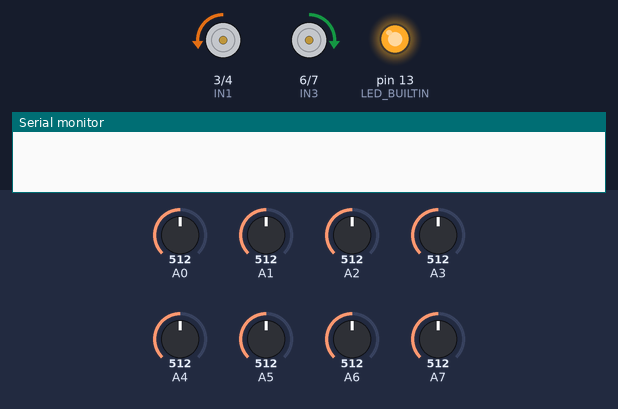
The sketch below on a simulated Arduino Nano, built with avr-gcc and run on an emulated ATmega328P. On the bench: motor-driver pin pairs drawn as motors (green arrow = first pin HIGH = forward, orange = second pin HIGH = backward, longer = more drive, scaled by the enable pin), output pins drawn as LEDs (lit = HIGH), the last lines printed to the serial monitor. The test bench sets the inputs (shaded band); at power-on: A0 = 512, A1 = 512, A2 = 512, A3 = 512, A4 = 512, A5 = 512, A6 = 512, A7 = 512.

Above: at 0.8 s.
At 1.3 s:
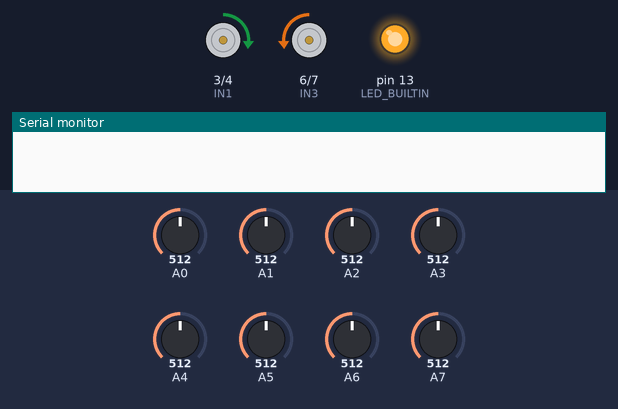
At 4.5 s:
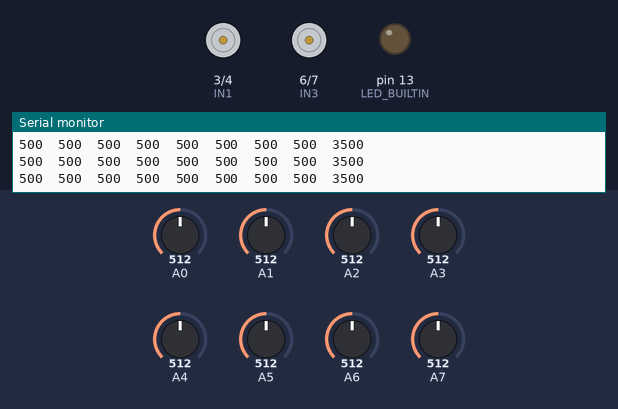
4.6 s: A0 set to 12
7.6 s: A0 set to 9
10.6 s: A1 set to 110
13.6 s: A1 set to 96
Timing chart, 0 to 16.1 s (numbered marks = the images above; inputs shaded):
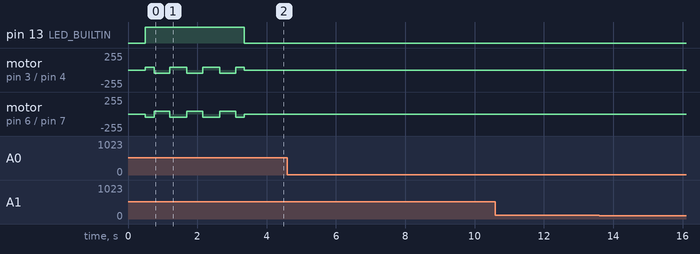

The sketch:

calibrate.ino
```cpp
/*

NOTE TO SELF ADD DELAY BETWEEN qtr.calibrate!!!!!!!!!
NOTE TO SELF ADD DELAY BETWEEN qtr.calibrate!!!!!!!!!
NOTE TO SELF ADD DELAY BETWEEN qtr.calibrate!!!!!!!!!
NOTE TO SELF ADD DELAY BETWEEN qtr.calibrate!!!!!!!!!
NOTE TO SELF ADD DELAY BETWEEN qtr.calibrate!!!!!!!!!
NOTE TO SELF ADD DELAY BETWEEN qtr.calibrate!!!!!!!!!
NOTE TO SELF ADD DELAY BETWEEN qtr.calibrate!!!!!!!!!


*/

#include <QTRSensors.h>

// Motor driver pins
#define ENA 9   // Right motor speed
#define IN1 3   // Right motor dir 1
#define IN2 4   // Right motor dir 2
#define ENB 10  // Left motor speed
#define IN3 6   // Left motor dir 1
#define IN4 7   // Left motor dir 2

//max speed
const int baseSpeedL = 45;
const int baseSpeedR = 45;

QTRSensors qtr;

const uint8_t SensorCount = 8;
uint16_t sensorValues[SensorCount];


/*base speed
const int baseSpeedL = 30;
const int baseSpeedR = 60;
*/

void setup() {
  Serial.begin(9600);
  // configure the sensors
  qtr.setTypeAnalog();
  qtr.setSensorPins((const uint8_t[]){A0, A1, A2, A3, A4, A5, A6, A7}, SensorCount);
  qtr.setEmitterPin(12);

  delay(500);
  pinMode(LED_BUILTIN, OUTPUT);
  digitalWrite(LED_BUILTIN, HIGH); // turn on Arduino's LED to indicate we are in calibration mode

  // Set up motor pins
  pinMode(ENA, OUTPUT);
  pinMode(IN1, OUTPUT);
  pinMode(IN2, OUTPUT);
  pinMode(ENB, OUTPUT);
  pinMode(IN3, OUTPUT);
  pinMode(IN4, OUTPUT);

  // Set direction forward for both motors
  digitalWrite(IN1, HIGH);
  digitalWrite(IN2, LOW);
  digitalWrite(IN3, HIGH);
  digitalWrite(IN4, LOW);

  calibrate();
}

void calibrate(){
  int x = 0;
  while (x < 3){
    //MOVE TO THE LEFT
    digitalWrite(IN1, HIGH);
    digitalWrite(IN2, LOW);
    digitalWrite(IN3, LOW);
    digitalWrite(IN4, HIGH);

    moveMotors(baseSpeedL, baseSpeedR);

    for (uint16_t i = 0; i < 10; i++)
    {
      qtr.calibrate();
    }
    moveMotors(0, 0);


    //MOVE TO THE RIGHT
    digitalWrite(IN1, LOW);
    digitalWrite(IN2, HIGH);
    digitalWrite(IN3, HIGH);
    digitalWrite(IN4, LOW);

    moveMotors(baseSpeedL, baseSpeedR);

    for (uint16_t i = 0; i < 18; i++)
    {
      qtr.calibrate();
    }

    moveMotors(0, 0);


    //MOVE BACK LEFT
    digitalWrite(IN1, HIGH);
    digitalWrite(IN2, LOW);
    digitalWrite(IN3, LOW);
    digitalWrite(IN4, HIGH);

    moveMotors(baseSpeedL, baseSpeedR);

    for (uint16_t i = 0; i < 10; i++)
    {
      qtr.calibrate();
    }
    moveMotors(0, 0);
    x++;
  }


  digitalWrite(LED_BUILTIN, LOW); // turn off Arduino's LED to indicate we are through with calibration

  //MOTORS IN FORWARDS MODE
  digitalWrite(IN1, HIGH);
  digitalWrite(IN2, LOW);
  digitalWrite(IN3, HIGH);
  digitalWrite(IN4, LOW);
}

void moveMotors(int speedL, int speedR){
  analogWrite(ENA, speedL);
  analogWrite(ENB, speedR);
}

void loop() {
  // read calibrated sensor values and obtain a measure of the line position
  // from 0 to 5000 (for a white line, use readLineWhite() instead)
  uint16_t position = qtr.readLineBlack(sensorValues);

  // print the sensor values as numbers from 0 to 1000, where 0 means maximum
  // reflectance and 1000 means minimum reflectance, followed by the line
  // position
  for (uint8_t i = 0; i < SensorCount; i++)
  {
    Serial.print(sensorValues[i]);
    Serial.print('\t');
  }
  Serial.println(position);

  // Nothing needed, just keep going straight
}
```
